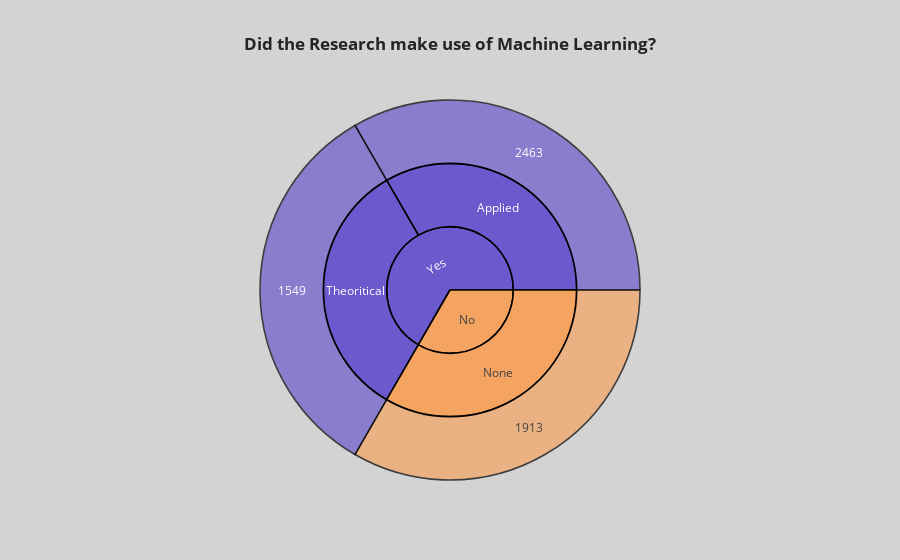

This figure's notebook cell:
### Code cell
research = ['Yes','Yes','No']
q10fig = px.sunburst(pd.DataFrame({'Research':research,'Type':Q10x_vals,'Count':Q10y_vals}), path = ['Research','Type','Count'], color='Research', color_discrete_sequence=['#6A5ACD','#F4A460'], template='simple_white', title='<b>Did the Research make use of Machine Learning?')
q10fig.update_layout(title_x = 0.5)
q10fig.update_traces(marker = dict(line=dict(color='#000000', width=1.6)))
q10fig.update_layout( plot_bgcolor = '#D3D3D3', paper_bgcolor = '#D3D3D3')
q10fig.show()

### Figure 1 — Plotly figure (JSON) as saved in the notebook; plotly's stock layout.template omitted (floating-point values rounded to 4 significant figures)
{"data": [{"branchvalues": "total", "customdata": [["Yes"], ["Yes"], ["No"], ["Yes"], ["No"], ["Yes"], ["No"], ["Yes"]], "domain": {"x": [0, 1], "y": [0, 1]}, "hovertemplate": "labels=%{label}<br>count=%{value}<br>parent=%{parent}<br>id=%{id}<br>Research=%{customdata[0]}<extra></extra>", "ids": ["Yes/Applied/2463", "Yes/Theoritical/1549", "No/None/1913", "Yes/Applied", "No/None", "Yes/Theoritical", "No", "Yes"], "labels": ["2463", "1549", "1913", "Applied", "None", "Theoritical", "No", "Yes"], "marker": {"colors": ["#6A5ACD", "#6A5ACD", "#F4A460", "#6A5ACD", "#F4A460", "#6A5ACD", "#F4A460", "#6A5ACD"], "line": {"color": "#000000", "width": 1.6}}, "name": "", "parents": ["Yes/Applied", "Yes/Theoritical", "No/None", "Yes", "No", "Yes", "", ""], "type": "sunburst", "values": [1, 1, 1, 1, 1, 1, 1, 2]}], "layout": {"legend": {"tracegroupgap": 0}, "paper_bgcolor": "#D3D3D3", "plot_bgcolor": "#D3D3D3", "sunburstcolorway": ["#6A5ACD", "#F4A460"], "title": {"text": "<b>Did the Research make use of Machine Learning?", "x": 0.5}}}
